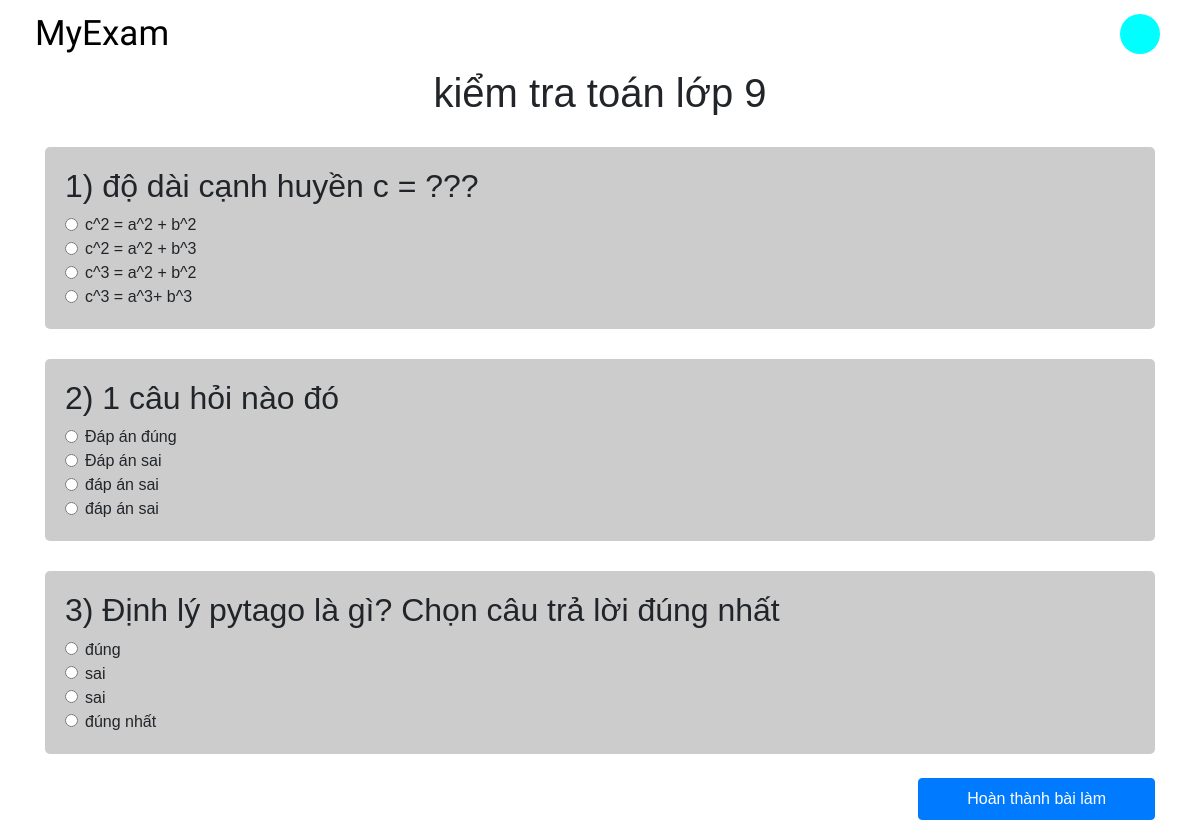
The app's page /home/user=user/exam=kiểm tra toán lớp 9/ with its own data.
### home/models.py (models this page shows, shortened)
class Exam(models.Model):
    key = models.ForeignKey( User ,on_delete = models.CASCADE)
    examName = models.CharField(max_length= 200, default= "")

class Question(models.Model):
    key = models.ForeignKey(Exam, on_delete= models.CASCADE)
    question = models.TextField(default= "")
    answerA = models.TextField(default= "")
    answerB = models.TextField(default= "")
    answerC = models.TextField(default= "")
    answerD = models.TextField(default= "")
    corrAns = models.CharField(max_length=1,default="")
    name = "{} | {} | {} | {} | {} | {}"

### home/views.py (the view, shortened to what this page needs)
# urls.py: path('home/user=<str:username>/exam=<str:exam_name>/', views.doTest, name= "do-test"),
def doTest(request, username, exam_name):
    exam = Exam.objects.get(examName = exam_name) #get the exam
    ques = list(Question.objects.filter(key = exam.id)) #find all of the question related to that exam
    context = {
        "exam_name":exam_name,
        'question' : ques,
    }
    return render(request,'home/do-test.html',context)

### home/templates/home/do-test.html (shortened to what this page needs)
{% extends 'home/base/base-home.html'%}
{% block content %}
<div class="container">
    <h1 class="text-center">{{exam_name}}</h1>
    <form method="POST" >
        {% for ques in question %}
        <div class="question-box">
            <h2>{{ forloop.counter }}) {{ques.question}}</h2>
                <div class="form-check" for="{{ques.answerA}}">
                    <label class="form-check-label">
                      <input type="radio" class="form-check-input" name="{{ques.question}}" id="{{ques.answerA}}" value="A">{{ques.answerA}}
                    </label>
                </div>
                <div class="form-check" for="{{ques.answerB}}">
                    <label class="form-check-label">
                      <input type="radio" class="form-check-input" name="{{ques.question}}" id="{{ques.answerB}}" value="B">{{ques.answerB}}
                    </label>
                </div>
                <div class="form-check" for="{{ques.answerC}}">
                    <label class="form-check-label">
                      <input type="radio" class="form-check-input" name="{{ques.question}}" id="{{ques.answerC}}" value="C">{{ques.answerC}}
                    </label>
                </div>
                <div class="form-check" for="{{ques.answerD}}">
                    <label class="form-check-label">
                      <input type="radio" class="form-check-input" name="{{ques.question}}" id="{{ques.answerD}}" value="D">{{ques.answerD}}
                    </label>
                </div>
        </div>
        {% endfor %}
        <div class="d-flex mt-4 justify-content-end">
            <button type="submit" class="btn btn-primary px-5 py-2">Hoàn thành bài làm</button>
        </div>
    </form>
</div>
{% endblock %}

### home/static/home/css/style.css (style rules this page uses)
:root { --color-primary-light:#00e8e8; }
* { font-family: Arial, Helvetica, sans-serif; margin:0; padding:0; box-sizing: border-box; }
.question-box { padding:20px; margin-top:30px; background-color: #ccc; border-radius: 5px; }

### records on screen
Exam: examName "kiểm tra toán lớp 9"
Question: question "độ dài cạnh huyền c = ???", answerA "c^2 = a^2 + b^2", answerB "c^2 = a^2 + b^3", answerC "c^3 = a^2 + b^2", answerD "c^3 = a^3+ b^3"
Question: question "1 câu hỏi nào đó", answerA "Đáp án đúng", answerB "Đáp án sai", answerC "đáp án sai", answerD "đáp án sai"
Question: question "Định lý pytago là gì? Chọn câu trả lời đúng nhất", answerA "đúng", answerB "sai", answerC "sai", answerD "đúng nhất"
